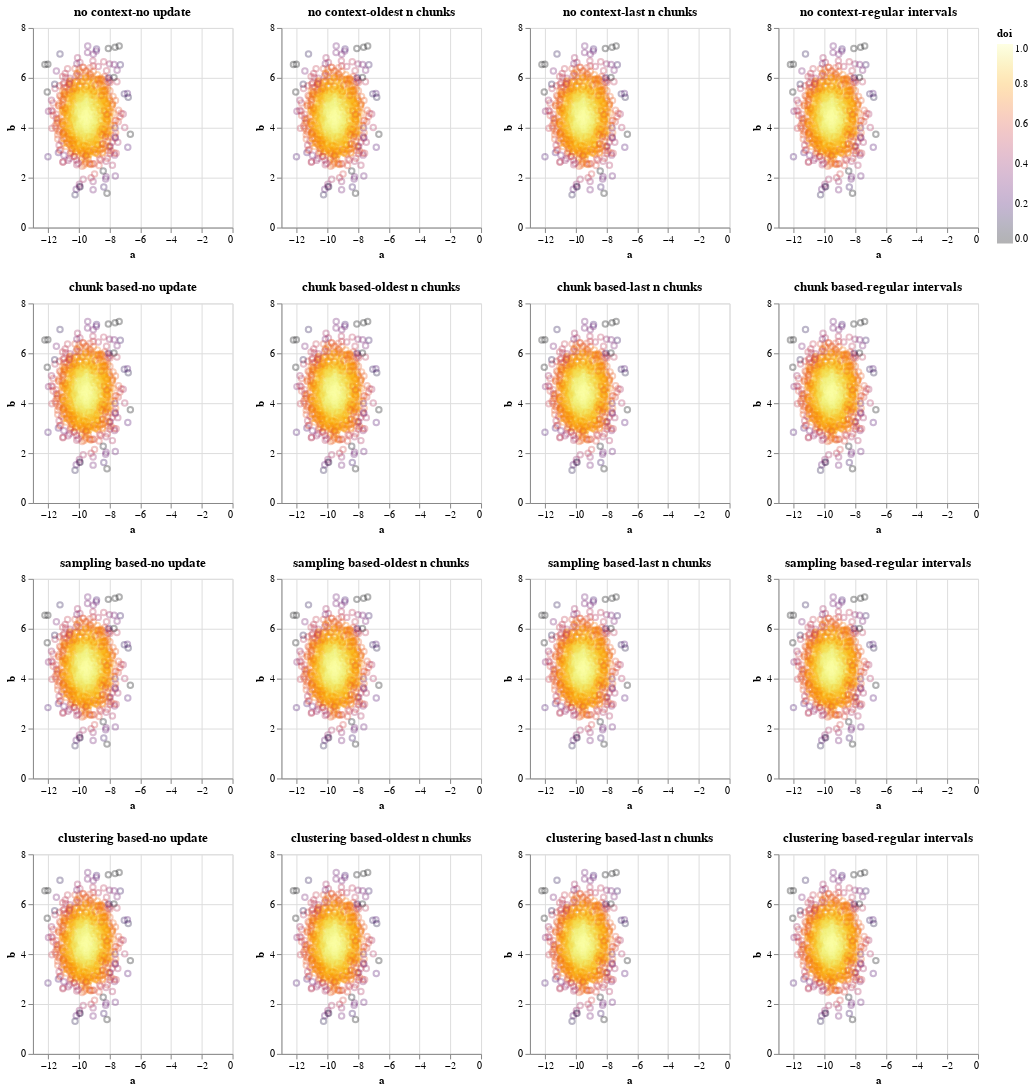

The notebook cell this image was saved under:
### Code cell
from config import *
from database import get_next_chunk_from_db
from sklearn.preprocessing import sample_without_replacement

reset()
df = get_next_chunk_from_db(1000, as_df=True)
df.columns = ["tripID", "a", "b"]

sample = sample_without_replacement()

alt.Chart(df).mark_point().encode(
  x="a:Q",
  y="b:Q"
)

rows = []
for c_strat in context_strategies:
  columns = []
  for u_strat in update_strategies:
    # check if that test case exists
    test_case = f"{c_strat[0]}-{u_strat[0]}.csv"
    if test_case not in available_test_cases:
      continue
    testcase_df = pd.read_csv(f"{path}/doi/{test_case}")

    # print(testcase_df)
    df["doi"] = testcase_df["doi"]
    chart = alt.Chart(df).mark_point().encode(
      x="a:Q",
      y="b:Q",
      color=alt.Color("doi:Q", scale=alt.Scale(scheme='inferno')),
      opacity={"value": 0.3},
    ).properties(
      title=f"{c_strat[0]}-{u_strat[0]}",
      width=200,
      height=200,
    )
    columns += [chart]
  rows += [alt.hconcat(*columns)]

alt.vconcat(*rows)

### Figure 1 — Vega-Lite specification as saved in the notebook (floating-point values rounded to 4 significant figures; data arrays with more than 128 entries replaced by an {"elided": "..."} marker saying what was removed)
{"config": {"view": {"continuousWidth": 400, "continuousHeight": 300}}, "vconcat": [{"hconcat": [{"mark": "point", "encoding": {"color": {"field": "doi", "scale": {"scheme": "inferno"}, "type": "quantitative"}, "opacity": {"value": 0.3}, "x": {"field": "a", "type": "quantitative"}, "y": {"field": "b", "type": "quantitative"}}, "height": 200, "title": "no context-no update", "width": 200}, {"mark": "point", "encoding": {"color": {"field": "doi", "scale": {"scheme": "inferno"}, "type": "quantitative"}, "opacity": {"value": 0.3}, "x": {"field": "a", "type": "quantitative"}, "y": {"field": "b", "type": "quantitative"}}, "height": 200, "title": "no context-oldest n chunks", "width": 200}, {"mark": "point", "encoding": {"color": {"field": "doi", "scale": {"scheme": "inferno"}, "type": "quantitative"}, "opacity": {"value": 0.3}, "x": {"field": "a", "type": "quantitative"}, "y": {"field": "b", "type": "quantitative"}}, "height": 200, "title": "no context-last n chunks", "width": 200}, {"mark": "point", "encoding": {"color": {"field": "doi", "scale": {"scheme": "inferno"}, "type": "quantitative"}, "opacity": {"value": 0.3}, "x": {"field": "a", "type": "quantitative"}, "y": {"field": "b", "type": "quantitative"}}, "height": 200, "title": "no context-regular intervals", "width": 200}]}, {"hconcat": [{"mark": "point", "encoding": {"color": {"field": "doi", "scale": {"scheme": "inferno"}, "type": "quantitative"}, "opacity": {"value": 0.3}, "x": {"field": "a", "type": "quantitative"}, "y": {"field": "b", "type": "quantitative"}}, "height": 200, "title": "chunk based-no update", "width": 200}, {"mark": "point", "encoding": {"color": {"field": "doi", "scale": {"scheme": "inferno"}, "type": "quantitative"}, "opacity": {"value": 0.3}, "x": {"field": "a", "type": "quantitative"}, "y": {"field": "b", "type": "quantitative"}}, "height": 200, "title": "chunk based-oldest n chunks", "width": 200}, {"mark": "point", "encoding": {"color": {"field": "doi", "scale": {"scheme": "inferno"}, "type": "quantitative"}, "opacity": {"value": 0.3}, "x": {"field": "a", "type": "quantitative"}, "y": {"field": "b", "type": "quantitative"}}, "height": 200, "title": "chunk based-last n chunks", "width": 200}, {"mark": "point", "encoding": {"color": {"field": "doi", "scale": {"scheme": "inferno"}, "type": "quantitative"}, "opacity": {"value": 0.3}, "x": {"field": "a", "type": "quantitative"}, "y": {"field": "b", "type": "quantitative"}}, "height": 200, "title": "chunk based-regular intervals", "width": 200}]}, {"hconcat": [{"mark": "point", "encoding": {"color": {"field": "doi", "scale": {"scheme": "inferno"}, "type": "quantitative"}, "opacity": {"value": 0.3}, "x": {"field": "a", "type": "quantitative"}, "y": {"field": "b", "type": "quantitative"}}, "height": 200, "title": "sampling based-no update", "width": 200}, {"mark": "point", "encoding": {"color": {"field": "doi", "scale": {"scheme": "inferno"}, "type": "quantitative"}, "opacity": {"value": 0.3}, "x": {"field": "a", "type": "quantitative"}, "y": {"field": "b", "type": "quantitative"}}, "height": 200, "title": "sampling based-oldest n chunks", "width": 200}, {"mark": "point", "encoding": {"color": {"field": "doi", "scale": {"scheme": "inferno"}, "type": "quantitative"}, "opacity": {"value": 0.3}, "x": {"field": "a", "type": "quantitative"}, "y": {"field": "b", "type": "quantitative"}}, "height": 200, "title": "sampling based-last n chunks", "width": 200}, {"mark": "point", "encoding": {"color": {"field": "doi", "scale": {"scheme": "inferno"}, "type": "quantitative"}, "opacity": {"value": 0.3}, "x": {"field": "a", "type": "quantitative"}, "y": {"field": "b", "type": "quantitative"}}, "height": 200, "title": "sampling based-regular intervals", "width": 200}]}, {"hconcat": [{"mark": "point", "encoding": {"color": {"field": "doi", "scale": {"scheme": "inferno"}, "type": "quantitative"}, "opacity": {"value": 0.3}, "x": {"field": "a", "type": "quantitative"}, "y": {"field": "b", "type": "quantitative"}}, "height": 200, "title": "clustering based-no update", "width": 200}, {"mark": "point", "encoding": {"color": {"field": "doi", "scale": {"scheme": "inferno"}, "type": "quantitative"}, "opacity": {"value": 0.3}, "x": {"field": "a", "type": "quantitative"}, "y": {"field": "b", "type": "quantitative"}}, "height": 200, "title": "clustering based-oldest n chunks", "width": 200}, {"mark": "point", "encoding": {"color": {"field": "doi", "scale": {"scheme": "inferno"}, "type": "quantitative"}, "opacity": {"value": 0.3}, "x": {"field": "a", "type": "quantitative"}, "y": {"field": "b", "type": "quantitative"}}, "height": 200, "title": "clustering based-last n chunks", "width": 200}, {"mark": "point", "encoding": {"color": {"field": "doi", "scale": {"scheme": "inferno"}, "type": "quantitative"}, "opacity": {"value": 0.3}, "x": {"field": "a", "type": "quantitative"}, "y": {"field": "b", "type": "quantitative"}}, "height": 200, "title": "clustering based-regular intervals", "width": 200}]}], "data": {"name": "data-2cc76007c27e196007f30ded00675bf7"}, "$schema": "https://vega.github.io/schema/vega-lite/v4.17.0.json", "datasets": {"data-2cc76007c27e196007f30ded00675bf7": {"elided": "1000 records"}}}
